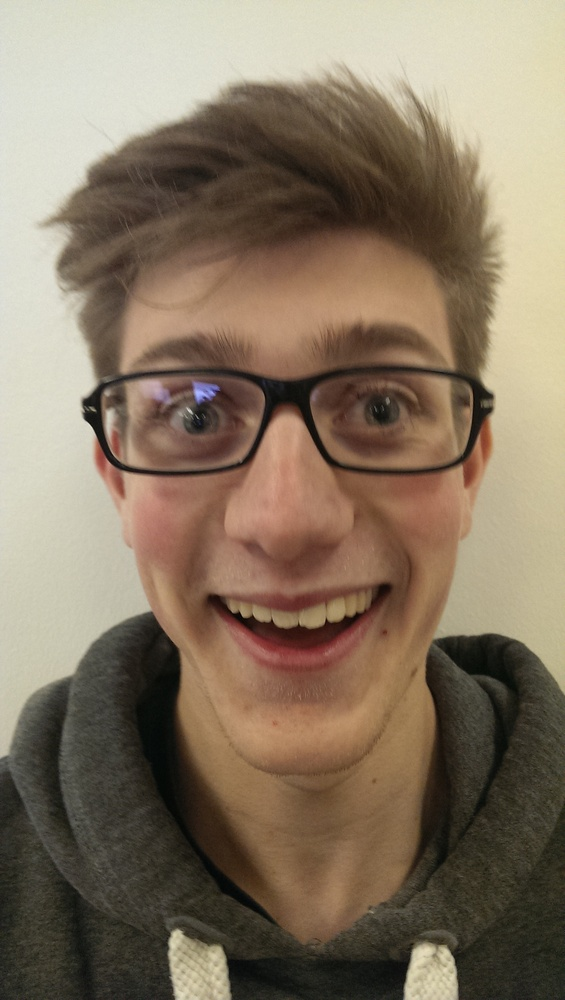
%> input picture src/fraser.jpg, 565 x 1000 px, shrunk from 1520 x 2688 before the run
$ octave lineDect.m   (GNU Octave 9; MATLAB toolbox functions it lacks are replaced by stand-ins)
%> lines starting %> are read from the running program, lines starting %| are printed output that depends on the picture; in (x1, y1, x2, y2) boxes, pixels count from 0 and x2, y2 are one past the last pixel; in counts of white or black regions, pixels touching at a corner belong together; the program's own positions count from 1
% Matlab Script to detect lines on an image
clf

% load in image
original = imread ('fraser.jpg');
%> original is the input picture: size 1000x565x3 uint8; mean R, G, B 133.8, 117.8, 98.2
figure('name', 'original image'), imshow(original)

% convert to greyscale (notice spelling :( )
grayscale = rgb2gray(original);
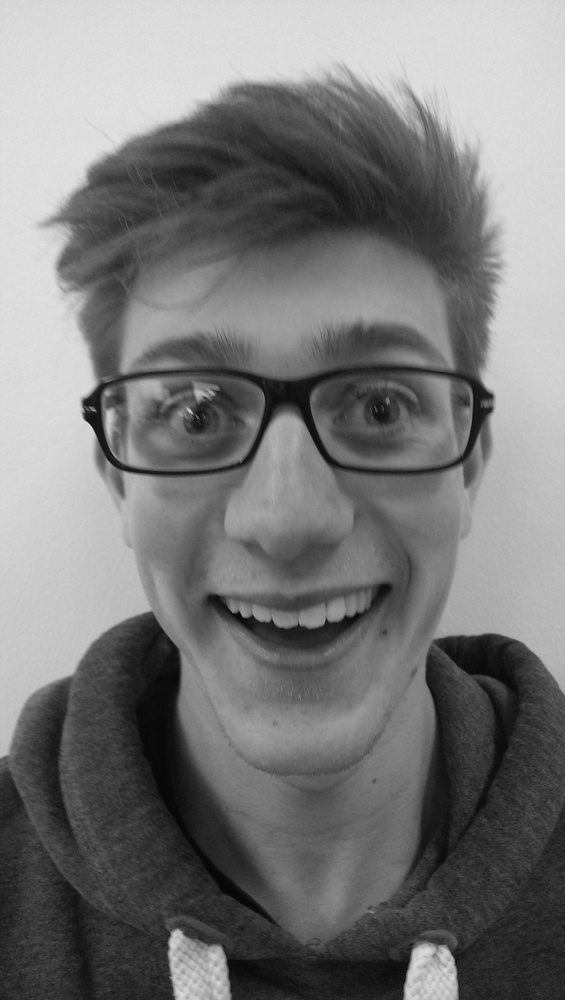
%> grayscale: size 1000x565 uint8; min 3, max 229, mean 120.4
figure('name', 'grayscale image'), imshow(grayscale)

% adjust contrast to darken the image,
contrast = imadjust(grayscale,[0.3 0.6], []);
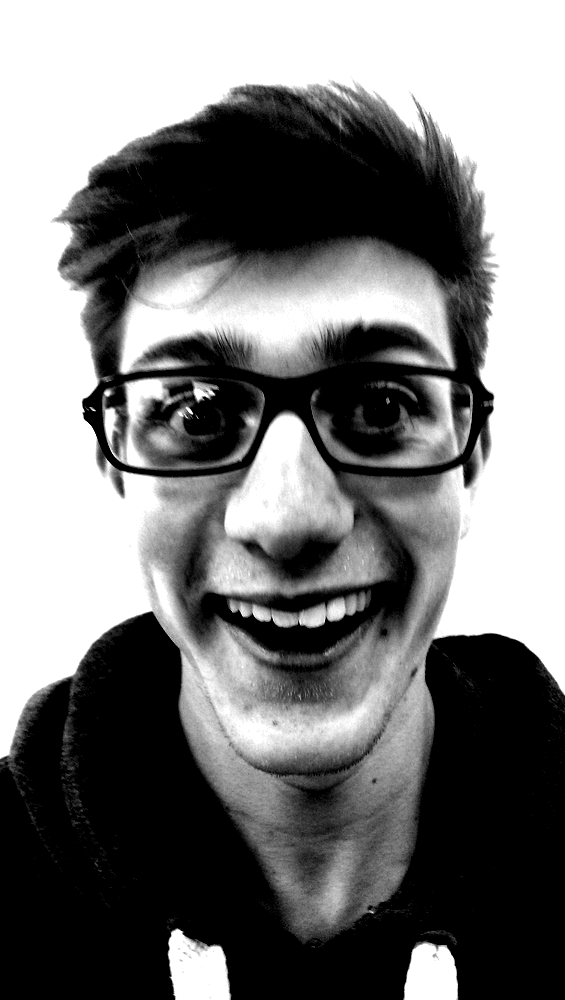
%> contrast: size 1000x565 uint8; min 0, max 255, mean 123
figure('name', 'darkened image'), imshow(contrast)

% create the gaussian filter with hsize = [5 5] and sigma = 2
G = fspecial('gaussian',[13 13],3);

% filter it to blur the image, and display
blurContrast = imfilter(contrast,G,'same');
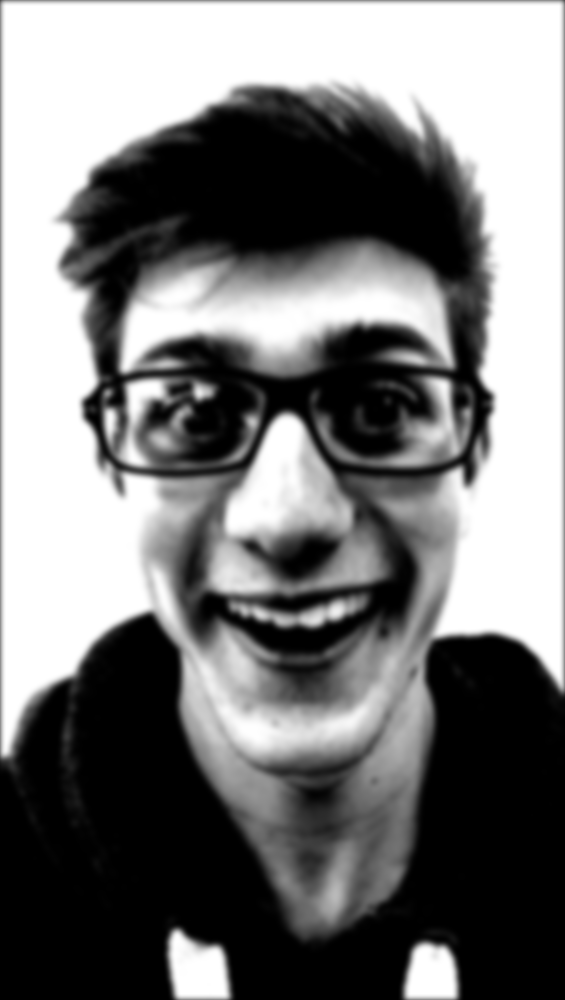
%> blurContrast: size 1000x565 uint8; min 0, max 255, mean 122
figure('name', 'darkened image with Gaussian blur filter'), imshow(blurContrast)

% edge detection on blurred increased contrast image
cannyDetection = edge (blurContrast, 'canny', [0.15, 0.3]);
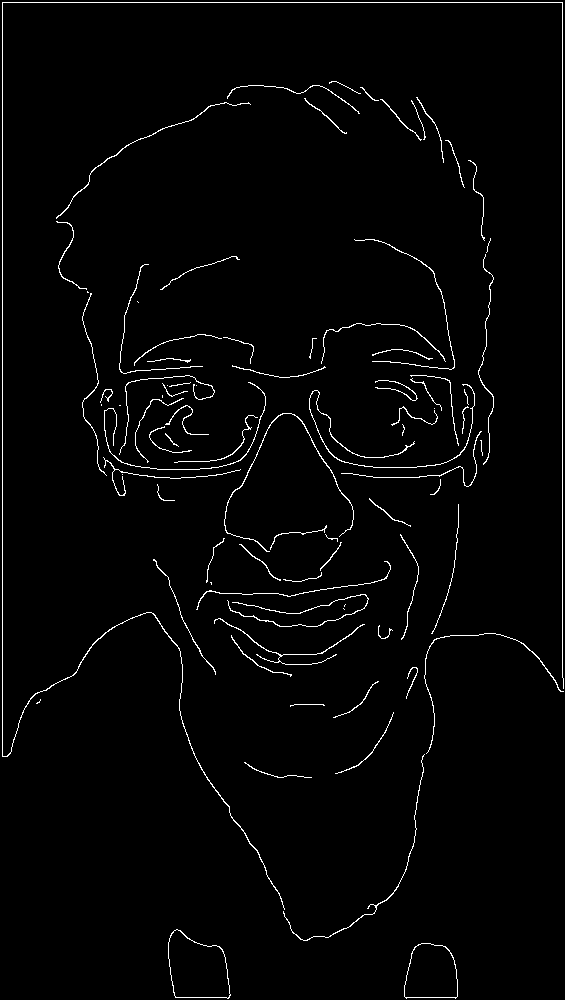
%> cannyDetection: size 1000x565 logical; 2.1% white in thin lines or dots
figure('name', 'canny line detection on image'), imshow(cannyDetection)

% wiener filter to gel lines together
wiener = wiener2(cannyDetection, [3 3]);
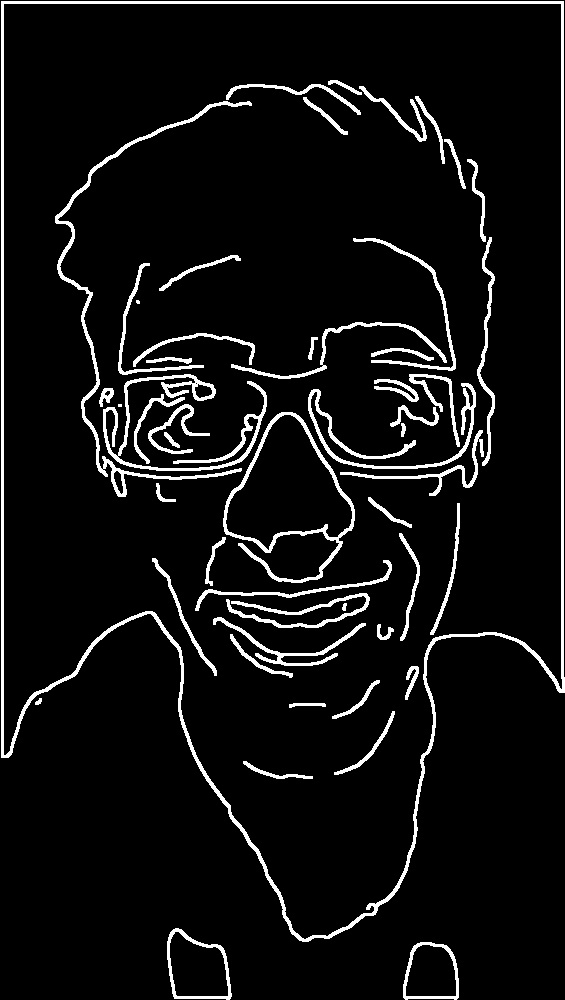
%> wiener: size 1000x565 logical; 6.7% white; 52 white regions (2 under 20 px), largest, box (x1, y1, x2, y2) and area: (1, 1, 565, 942) 10197, (55, 101, 252, 497) 2747, (103, 374, 267, 471) 2470
figure('name', 'wiener filter gels dots into ticker lines'), imshow(wiener)
imwrite(wiener, '/users/level3/1102103l/University/matlab/wiener.jpg');
